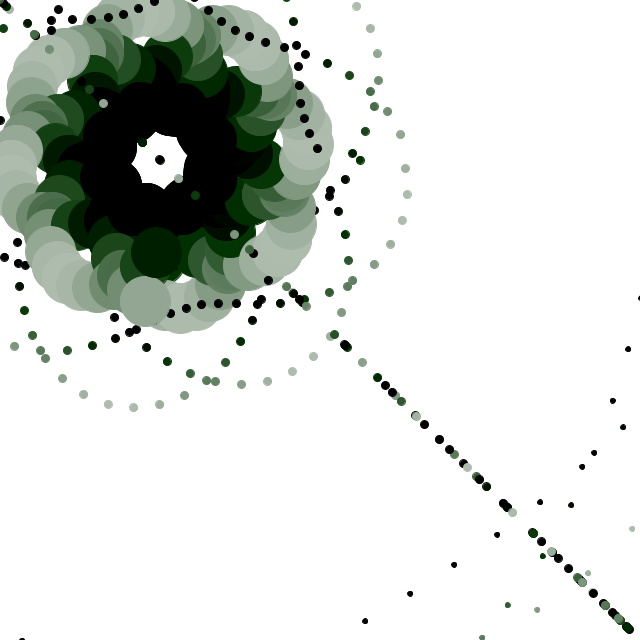
Frame 1 (no input)
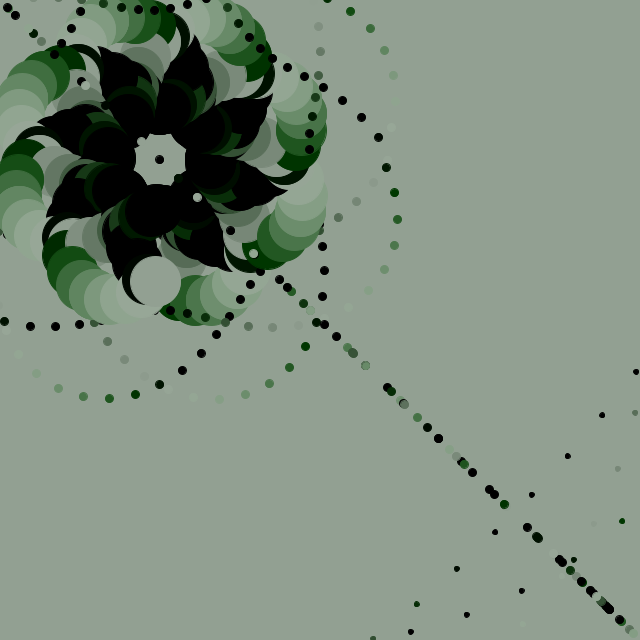
Frame 60 (the mouse pressed at the canvas centre just before this capture)
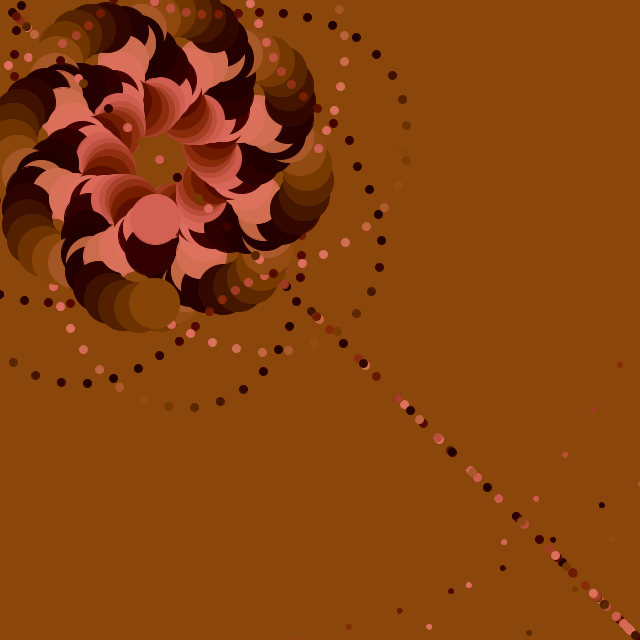
Frame 120 (the mouse held since frame 60 and released just before this capture)

The Processing sketch that drew these frames (run headless with seeded random() and noise(); from frame 60 on, the mouse is pressed at the canvas centre):

// Processing sketch: processing_159456
// ── processing_159456.pde


float num, pathR, pathG, pathB;
boolean doOnce = true;
void setup() {
  size(640, 640);
}
 void draw() {
  rect(-1, -1, width+1, height+1);
  translate(width/4, height/4);
  for (int i = 0; i < 360; i+=2) {
   
    float angle = sin(i+num)*50;
   
    float x = sin(radians(i))*(100+angle);
    float y = cos(radians(i))*(100+angle);
    float x2 = sin(radians(i))*(200+angle);
    float y2 = cos(radians(i))*(200+angle);
    float x3= sin(radians(i))*(500+angle);
    float y3= sin(radians(i))*(500+angle);
    float x4= cos(radians(i))*(550+angle);
    float y4= sin(radians(i))*(550+angle);
  
    pathR = (((float)255/width)*mouseX+angle)+125*sin(i+num*3);
    pathG = (50+angle)+89*sin(i+num*3);
    pathB = (((float)0/height)*mouseY+angle)+125*sin(i+num*3);
     
     
    stroke(pathR, pathG, pathB);
    fill(pathR, pathG, pathB);
  
    ellipse(x, y, angle/1, angle/1);
    ellipse(y2, x2, 8, 8);
    ellipse(y3,x3,8,8);
    ellipse(y4,x4,5,5);
    ellipse(x,y,50,50);
  }
  num+=0.01;
}
 void mouseReleased(){
  doOnce = true;
}
